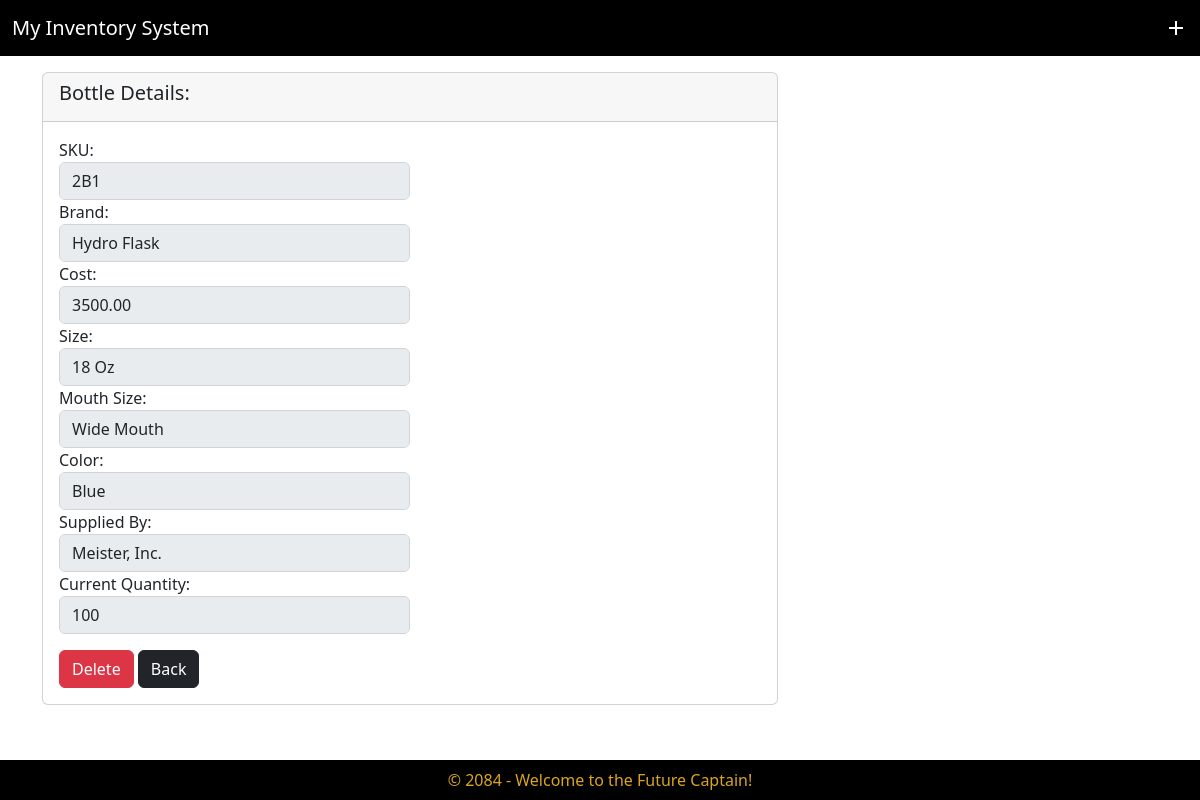
The app's page /view_bottle_details/2/5/ with its own data.
### Myinventoryapp/models.py (models this page shows, shortened)
class WaterBottle(models.Model):
    SKU = models.CharField(max_length=300)
    Brand = models.CharField(max_length=300)
    Cost = models.CharField(max_length=300)
    Size = models.CharField(max_length=300)
    Mouth_Size = models.CharField(max_length=300)
    Color = models.CharField(max_length=300)
    Supplied_by = models.ForeignKey(Supplier, on_delete=models.CASCADE)
    Current_Quantity = models.CharField(max_length=300)
    objects = models.Manager()

class Supplier(models.Model):
    Name = models.CharField(max_length=300)
    City = models.CharField(max_length=300)
    Country = models.CharField(max_length=300)
    CreatedAt = models.DateTimeField(blank=True, null=True)
    objects = models.Manager()

### Myinventoryapp/views.py (the view)
# urls.py: path('view_bottle_details/<int:pk>/<int:pk1>/', views.view_bottle_details, name='view_bottle_details'),
def view_bottle_details(request, pk, pk1):
    v = get_object_or_404(Account, pk=pk1)
    b = get_object_or_404(WaterBottle, pk=pk)
    return render(request, 'Myinventoryapp/view_bottle_details.html', {'b':b, 'v':v})

### Myinventoryapp/templates/Myinventoryapp/view_bottle_details.html (shortened to what this page needs)
{% extends 'Myinventoryapp/base.html' %}
{% load static %}
{% block content %}
<div class="col-md-8">
    <div class="card">
        <div class="card-header">
            <h5 class="card-title">Bottle Details:</h5>
        </div>
        <div class="card-body">
                <div class="form-group">
                    <label for="SKU">SKU:</label>
                    <input type="text" class="form-control w-50" id="SKU" name="SKU" value="{{b.SKU}}" disabled>
                </div>
                <div class="form-group">
                    <label for="Brand">Brand:</label>
                    <input type="text" class="form-control w-50" id="Brand" name="Brand" value="{{b.Brand}}" disabled>
                </div>
                <div class="form-group">
                    <label for="Cost">Cost:</label>
                    <input type="text" class="form-control w-50" id="Cost" name="Cost" value="{{b.Cost}}" disabled>
                </div>
                <div class="form-group">
                    <label for="Size">Size:</label>
                    <input type="text" class="form-control w-50" id="Size" name="Size" value="{{b.Size}}" disabled>
                </div>
                <div class="form-group">
                    <label for="Mouth_Size">Mouth Size:</label>
                    <input type="text" class="form-control w-50" id="Mouth_Size" name="Mouth_Size" value="{{b.Mouth_Size}}" disabled>
                </div>
                <div class="form-group">
                    <label for="Color">Color:</label>
                    <input type="text" class="form-control w-50" id="Color" name="Color" value="{{b.Color}}" disabled>
                </div>
                <div class="form-group">
                    <label for="avail_supplier">Supplied By:</label>
                    <input type="text" class="form-control w-50" id="avail_supplier" name="avail_supplier" value="{{b.Supplied_by.Name}}" disabled>
                </div>
                <div class="form-group">
                    <label for="Current_Quantity">Current Quantity:</label>
                    <input type="text" class="form-control w-50" id="Current_Quantity" name="Current_Quantity" value="{{b.Current_Quantity}}" disabled>
                </div>
                <a href="{% url 'delete_bottle' pk=b.pk pk1=v.pk %}"  class="mt-3 ml-3 btn btn-danger">Delete</a>
                <a href="{% url 'view_bottles' pk=v.pk %}"  class="mt-3 ml-3 btn btn-dark">Back</a>
        </div>
    </div>
</div>
{% endblock %}

### records on screen
WaterBottle: SKU "2B1", Brand "Hydro Flask", Cost "3500.00", Size "18 Oz", Mouth_Size "Wide Mouth", Color "Blue", avail_supplier "Meister, Inc.", Current_Quantity "100"
